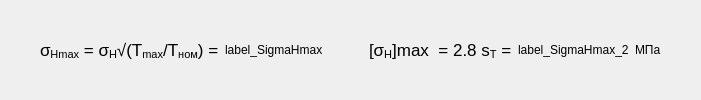
           <widget class="QFrame" name="frame_84">
            <property name="frameShape">
             <enum>QFrame::NoFrame</enum>
            </property>
            <property name="frameShadow">
             <enum>QFrame::Raised</enum>
            </property>
            <layout class="QGridLayout" name="gridLayout_162">
             <property name="leftMargin">
              <number>40</number>
             </property>
             <property name="topMargin">
              <number>0</number>
             </property>
             <property name="rightMargin">
              <number>0</number>
             </property>
             <property name="bottomMargin">
              <number>0</number>
             </property>
             <item row="0" column="0">
              <widget class="QLabel" name="label_575">
               <property name="text">
                <string>&lt;!DOCTYPE HTML PUBLIC &quot;-//W3C//DTD HTML 4.0//EN&quot; &quot;http://www.w3.org/TR/REC-html40/strict.dtd&quot;&gt;
&lt;html&gt;&lt;head&gt;&lt;meta name=&quot;qrichtext&quot; content=&quot;1&quot; /&gt;&lt;style type=&quot;text/css&quot;&gt;
p, li { white-space: pre-wrap; }
&lt;/style&gt;&lt;/head&gt;&lt;body style=&quot; font-family:'Lucida Grande'; font-size:13pt; font-weight:400; font-style:normal;&quot;&gt;
&lt;p style=&quot; margin-top:0px; margin-bottom:0px; margin-left:0px; margin-right:0px; -qt-block-indent:0; text-indent:0px;&quot;&gt;σ&lt;span style=&quot; vertical-align:sub;&quot;&gt;Hmax&lt;/span&gt; = σ&lt;span style=&quot; vertical-align:sub;&quot;&gt;H&lt;/span&gt;√(T&lt;span style=&quot; vertical-align:sub;&quot;&gt;max&lt;/span&gt;/T&lt;span style=&quot; vertical-align:sub;&quot;&gt;нoм&lt;/span&gt;) =&lt;/p&gt;&lt;/body&gt;&lt;/html&gt;</string>
               </property>
              </widget>
             </item>
             <item row="0" column="6">
              <spacer name="horizontalSpacer_166">
               <property name="orientation">
                <enum>Qt::Horizontal</enum>
               </property>
               <property name="sizeHint" stdset="0">
                <size>
                 <width>40</width>
                 <height>20</height>
                </size>
               </property>
              </spacer>
             </item>
             <item row="0" column="1">
              <widget class="QLabel" name="label_SigmaHmax_3">
               <property name="text">
                <string>label_SigmaHmax</string>
               </property>
              </widget>
             </item>
             <item row="0" column="3">
              <widget class="QLabel" name="label_576">
               <property name="text">
                <string>&lt;!DOCTYPE HTML PUBLIC &quot;-//W3C//DTD HTML 4.0//EN&quot; &quot;http://www.w3.org/TR/REC-html40/strict.dtd&quot;&gt;
&lt;html&gt;&lt;head&gt;&lt;meta name=&quot;qrichtext&quot; content=&quot;1&quot; /&gt;&lt;style type=&quot;text/css&quot;&gt;
p, li { white-space: pre-wrap; }
&lt;/style&gt;&lt;/head&gt;&lt;body style=&quot; font-family:'Lucida Grande'; font-size:13pt; font-weight:400; font-style:normal;&quot;&gt;
&lt;p style=&quot; margin-top:0px; margin-bottom:0px; margin-left:0px; margin-right:0px; -qt-block-indent:0; text-indent:0px;&quot;&gt;[σ&lt;span style=&quot; vertical-align:sub;&quot;&gt;H&lt;/span&gt;]max  = 2.8 s&lt;span style=&quot; vertical-align:sub;&quot;&gt;T&lt;/span&gt; =&lt;/p&gt;&lt;/body&gt;&lt;/html&gt;</string>
               </property>
              </widget>
             </item>
             <item row="0" column="4">
              <widget class="QLabel" name="label_SigmaHmax_4">
               <property name="text">
                <string>label_SigmaHmax_2</string>
               </property>
              </widget>
             </item>
             <item row="0" column="5">
              <widget class="QLabel" name="label_577">
               <property name="text">
                <string>МПа</string>
               </property>
              </widget>
             </item>
             <item row="0" column="2">
              <spacer name="horizontalSpacer_167">
               <property name="orientation">
                <enum>Qt::Horizontal</enum>
               </property>
               <property name="sizeType">
                <enum>QSizePolicy::Minimum</enum>
               </property>
               <property name="sizeHint" stdset="0">
                <size>
                 <width>40</width>
                 <height>20</height>
                </size>
               </property>
              </spacer>
             </item>
            </layout>
           </widget>
